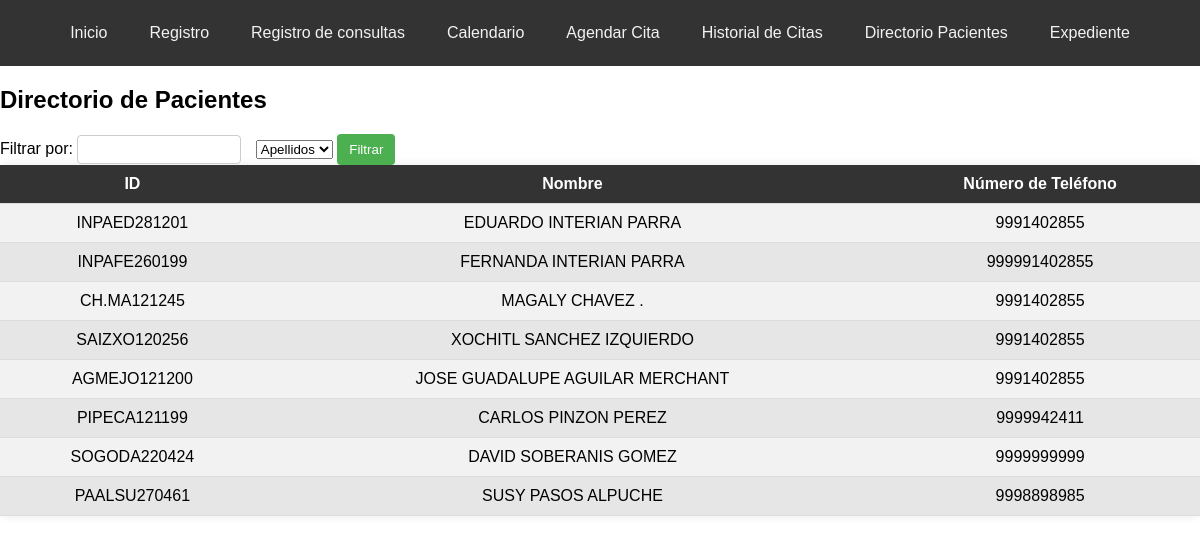
The page /directorio_pacientes on the database as committed earlier.
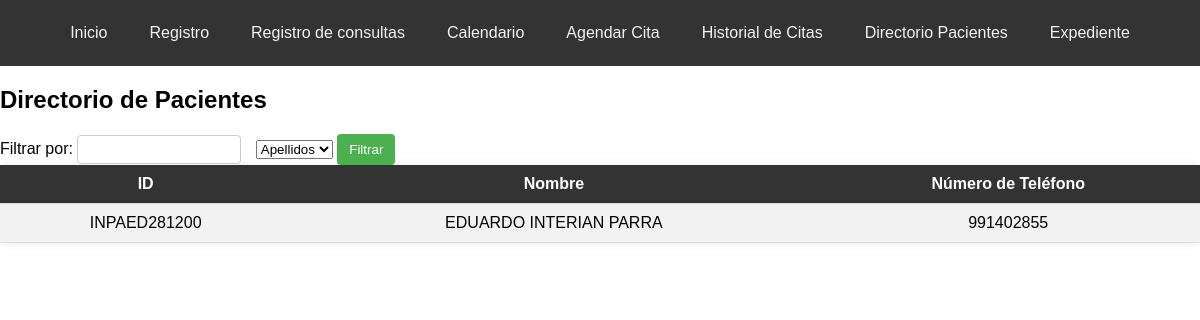
The same page on the database as committed later.
### tables this page shows
CREATE TABLE pacientes (
                    id TEXT PRIMARY KEY,
                    primer_apellido TEXT NOT NULL,
                    segundo_apellido TEXT NOT NULL,
                    nombres TEXT NOT NULL,
                    fecha_nacimiento TEXT NOT NULL,
                    celular TEXT NOT NULL,
                    religion TEXT,
                    ocupacion TEXT,
                    escolaridad TEXT,
                    estado_civil TEXT,
                    servicio_salud TEXT,
                    turno TEXT NOT NULL,
                    genero TEXT NOT NULL,
                    peso REAL NOT NULL,
                    altura REAL NOT NULL,
                    imc REAL NOT NULL,
                    fecha_registro TEXT NOT NULL,
                    registrado_por TEXT NOT NULL
                );

### app.py (the view, shortened to what this page needs)
@app.route('/directorio_pacientes', methods=['GET', 'POST'])
def directorio_pacientes():
    conexion = sqlite3.connect('nutricion_consulta.db')
    cursor = conexion.cursor()
    cursor.execute("SELECT * FROM pacientes")
    pacientes = cursor.fetchall()
    cursor.close()
    conexion.close()
    return render_template('directorio_pacientes.html', pacientes=pacientes)

### templates/directorio_pacientes.html (shortened to what this page needs)
<!DOCTYPE html>
<html lang="es">
<head>
</head>
<body>
    <div class="navbar">
        <a href="/">Inicio</a>
        <a href="/registro">Registro</a>
        <a href="/consultar">Registro de consultas</a>
        <a href="/options">Calendario</a>
        <a href="/agendar_cita">Agendar Cita</a>
        <a href="/historial_citas">Historial de Citas</a>
        <a href="/directorio_pacientes">Directorio Pacientes</a>
        <a href="/crear_expediente">Expediente</a>
    </div>
<h2>Directorio de Pacientes</h2>
<form action="/filtro_pacientes" method="POST">
    <label for="filter_text">Filtrar por:</label>
    <input type="text" id="filter_text" name="filter_text" required>
    <select name="filter_by" id="filter_by" required>
        <option value="apellidos">Apellidos</option>
    </select>
    <input type="submit" value="Filtrar">
</form>
<table>
    <tr>
        <th>ID</th>
        <th>Nombre</th>
        <th>Número de Teléfono</th>
    </tr>
    {% for paciente in pacientes %}
    <tr>
        <td>{{ paciente[0] }}</td>
        <td>{{ paciente[3] }} {{ paciente[1] }} {{ paciente[2] }}</td>
        <td>{{ paciente[5] }}</td>
    </tr>
    {% endfor %}
</table>
</body>
</html>

### templates/directorio_pacientes.html (style rules this page uses)
body { font-family: Arial, sans-serif; margin: 0; padding: 0; background-image: url('https://img.freepik.com/vector-gratis/fondo-frutas-verduras_23-2148485148.jpg?w=740&t=st=1713248651~exp=1713249251~hmac=30e168e9f2d449c4894d64a9e7ff69ce1449d8aca24ba3c0d846298490ca6041'); background-size: cover; background-position: center; background-repeat: no-repeat; }
.navbar { overflow: hidden; background-color: #333; display: flex; justify-content: center; padding: 10px 0; }
.navbar a { color: #f2f2f2; text-align: center; padding: 14px 16px; text-decoration: none; transition: background-color 0.3s ease; border-radius: 5px; margin: 0 5px; }
table { width: 100%; border-collapse: collapse; margin-bottom: 20px; background-color: #fff; border-radius: 8px; box-shadow: 0 0 10px rgba(0, 0, 0, 0.1); }
th, td { padding: 10px; text-align: center; border-bottom: 1px solid #ddd; transition: background-color 0.3s; }
th { background-color: #333; color: #ffffff; }
tr:nth-child(even) { background-color: #f2f2f2; }
tr:nth-child(odd) { background-color: #e6e6e6; }
input[type="text"], input[type="number"] { width: 150px; padding: 6px; margin-right: 10px; border-radius: 4px; border: 1px solid #ccc; }
input[type="submit"] { background-color: #4CAF50; color: white; border: none; padding: 8px 12px; border-radius: 4px; cursor: pointer; }

Rows that differ between the two databases and show on the page:
removed pacientes: id "INPAED281201", nombres "EDUARDO", primer_apellido "INTERIAN", segundo_apellido "PARRA", celular "9991402855"
removed pacientes: id "INPAFE260199", nombres "FERNANDA", primer_apellido "INTERIAN", segundo_apellido "PARRA", celular "999991402855"
removed pacientes: id "CH.MA121245", nombres "MAGALY", primer_apellido "CHAVEZ", segundo_apellido ".", celular "9991402855"
removed pacientes: id "SAIZXO120256", nombres "XOCHITL", primer_apellido "SANCHEZ", segundo_apellido "IZQUIERDO", celular "9991402855"
removed pacientes: id "AGMEJO121200", nombres "JOSE GUADALUPE", primer_apellido "AGUILAR", segundo_apellido "MERCHANT", celular "9991402855"
removed pacientes: id "PIPECA121199", nombres "CARLOS", primer_apellido "PINZON", segundo_apellido "PEREZ", celular "9999942411"
removed pacientes: id "SOGODA220424", nombres "DAVID", primer_apellido "SOBERANIS", segundo_apellido "GOMEZ", celular "9999999999"
removed pacientes: id "PAALSU270461", nombres "SUSY", primer_apellido "PASOS", segundo_apellido "ALPUCHE", celular "9998898985"
added pacientes: id "INPAED281200", nombres "EDUARDO", primer_apellido "INTERIAN", segundo_apellido "PARRA", celular "991402855"
